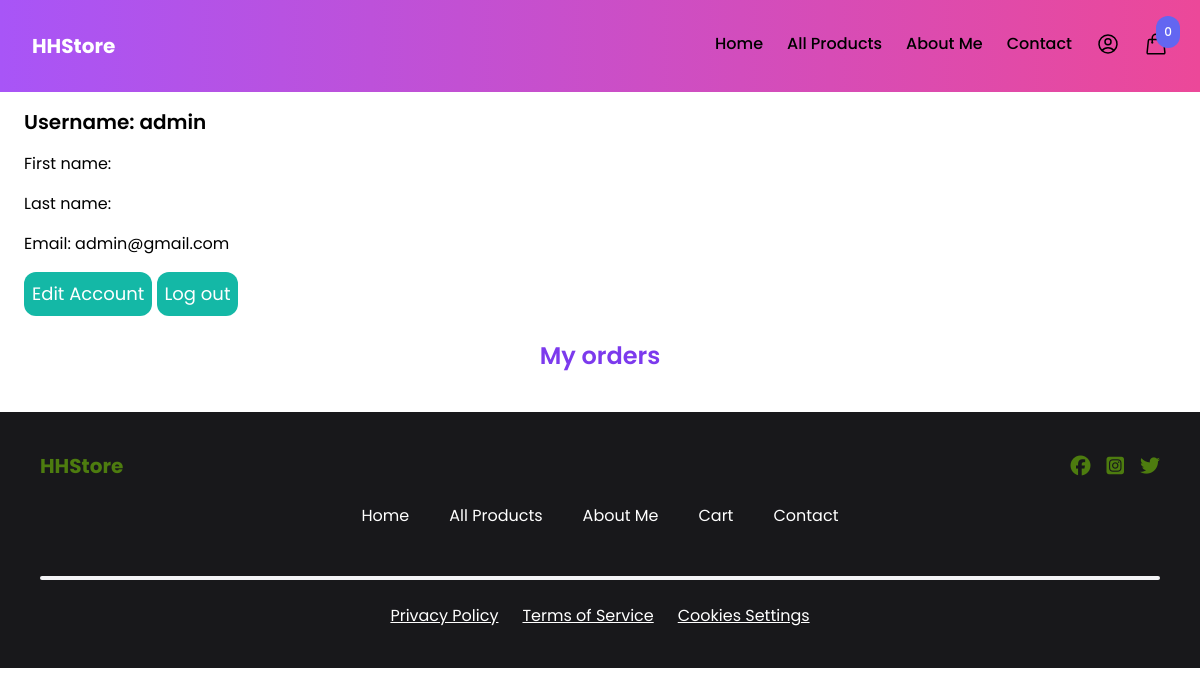
/myaccount/ (signed in), run on an earlier commit of the app's database.
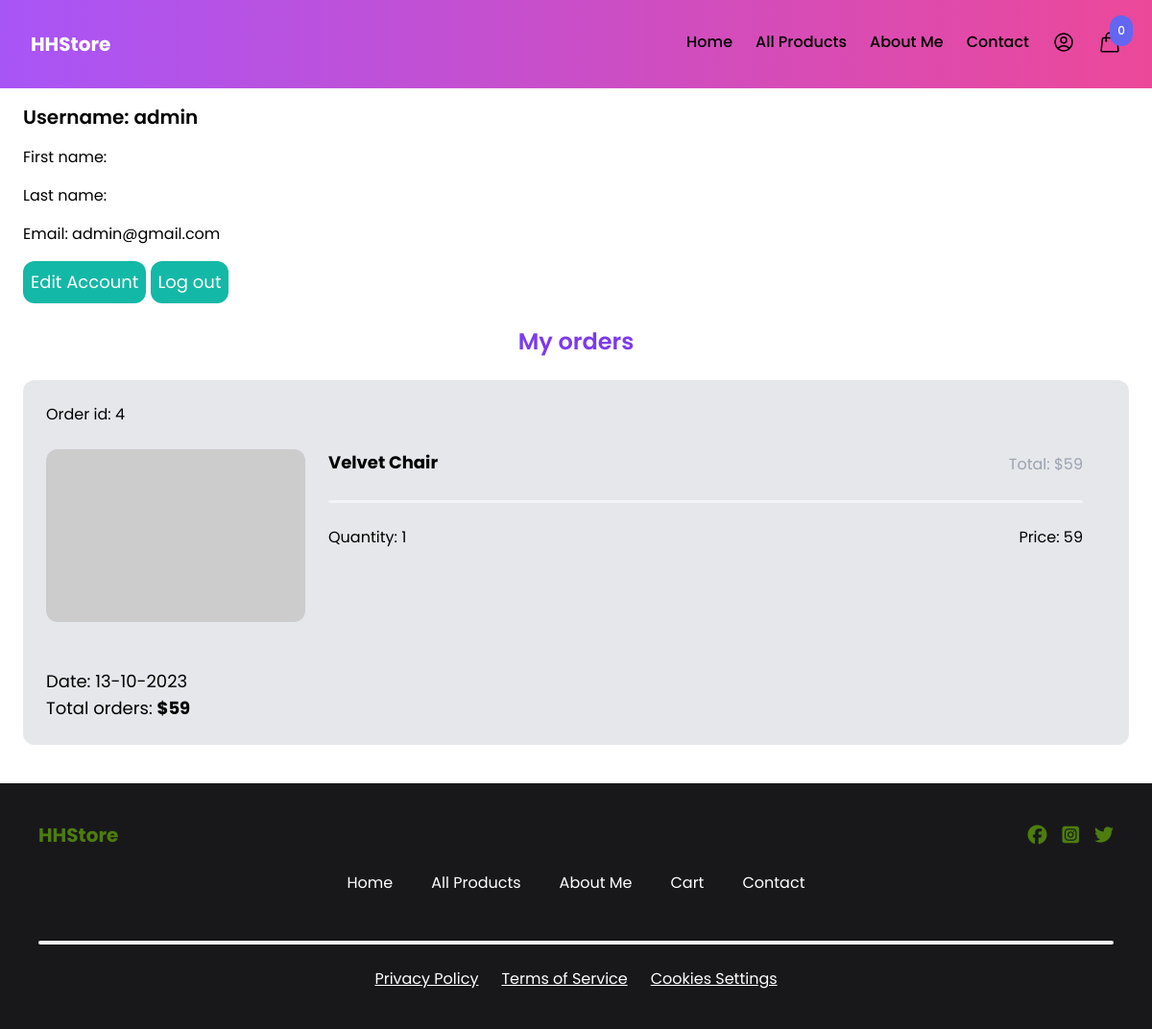
And on a later commit of the database.
### order/models.py (models this page shows, shortened)
class Order(models.Model):
    ORDERED = 'ordered'
    SHIPPED = 'shipped'
    STATUS_CHOICES = (
        (ORDERED, 'Ordered'),
        (SHIPPED, 'Shipped')
    )
    user = models.ForeignKey(User, related_name='orders', blank=True, null=True, on_delete=models.CASCADE)
    first_name = models.CharField(max_length=255)
    last_name = models.CharField(max_length=255)
    email = models.CharField(max_length=255)
    address = models.CharField(max_length=255)
    phone = models.CharField(max_length=255)
    created_at = models.DateTimeField(auto_now_add=True)
    paid = models.BooleanField(default=False)
    paid_amount = models.IntegerField(blank=True, null=True)
    status = models.CharField(max_length=20, choices=STATUS_CHOICES, default=ORDERED)
    def total_price(self):
        price = 0
        for item in self.items.all():
            price += item.price
        return str(price)

class OrderItem(models.Model):
    order = models.ForeignKey(Order, related_name='items', on_delete=models.CASCADE)
    product = models.ForeignKey(Product, related_name='items', on_delete=models.CASCADE)
    price = models.IntegerField()
    quantity = models.IntegerField(default=1)

### product/models.py (models this page shows, shortened)
class Product(models.Model):
    category = models.ForeignKey(Category, on_delete=models.CASCADE, blank=True, null=True)
    name = models.CharField(max_length=200)
    price = models.IntegerField()
    description = models.TextField(max_length=2000)
    slug = models.SlugField()
    created_at = models.DateTimeField(auto_now_add=True)
    image = models.ImageField(upload_to="product_image", blank=True, null=True)
    thumbnail = models.ImageField(upload_to='thumbnail_image', blank=True, null=True)
    class Meta:
        ordering = ('-created_at', )
    def get_thumbnail(self):
        if self.thumbnail:
            return self.thumbnail.url
        else:
            if self.image:
                self.thumbnail = self.make_thumbnail(self.image)
                self.save()
                return self.thumbnail.url
            else:
                return 'https://via.placeholder.com/300x200.jpg'

### core/views.py (the view)
# urls.py: path('myaccount/', views.myaccount, name='myaccount'),
@login_required
def myaccount(request):
    return render(request, 'core/myaccount.html')

### cart/cart.py (called while the page is built)
    def __len__(self):
        return sum(item['quantity'] for item in self.cart.values())

### cart/context_processors.py (called while the page is built)
def cart(request):
    return {'cart': Cart(request)}

### core/templates/core/myaccount.html (shortened to what this page needs)
{% extends "core/base.html" %}
{% block content %}
    <main class="max-w-6xl mx-auto">
        <div class="mt-4 space-y-4">
            <h2 class="text-xl font-semibold">Username: {{ request.user.username }}</h2>
            <p>First name: {{request.user.first_name }}</p>
            <p>Last name: {{ request.user.last_name }}</p>
            <p>Email: {{ request.user.email }}</p>
            <a href="{% url 'core:edit_account' %}" class="inline-block mt-4 p-2 text-lg bg-teal-500 hover:bg-teal-700 rounded-xl text-white">Edit Account</a>
            <a href="{% url 'core:logout' %}" class="inline-block mt-4 p-2 text-lg bg-teal-500 hover:bg-teal-700 rounded-xl text-white">Log out</a>
        </div>
        <h2 class="m-6 text-2xl font-semibold text-center text-violet-600">My orders</h2>
        {% for order in request.user.orders.all %}
            <div class="w-full mb-6 p-6 flex flex-wrap bg-gray-200 rounded-xl">
                <div class="mb-6 flex justify-between">
                    <a href="#">Order id: {{ order.id }}</a>
                </div>
                <div class="mb-6 w-full">
                    {% for item in order.items.all %}
                        <div class="product mb-6 flex pr-6">
                            <a href="{% url 'product:detail' item.product.slug %}" class="w-1/4">
                                <img class="hover:shadow-lg rounded-xl" src="{{ item.product.get_thumbnail }}">
                            </a>
                            <div class="w-3/4 pl-6">
                                <div class="flex justify-between">
                                    <a href="{% url 'product:detail' item.product.slug %}" class="text-lg"><strong>{{ item.product.name }}</strong></a>
                                    <p class="mb-6 pt-1 text-gray-400">Total: ${{ item.price}}</p>
                                </div>
                                <hr class="w-full h-1 mx-auto bg-gray-100 rounded dark:bg-gray-700">
                                <div class="flex justify-between mt-6">
                                    <div class="">
                                        Quantity: {{ item.quantity }}
                                    </div>
                                    <div>Price: {{ item.product.price }}</div>
                                </div>
                            </div>
                        </div>
                    {% endfor %}
                </div>
                <div>
                    <p class="text-lg">Date: {{ order.created_at|date:'d-m-Y' }}</p>
                    <p class="text-lg">Total orders: <strong>${{ order.total_price }}</strong></p>
                </div>
            </div>
        {% endfor %}
    </main>
{% endblock %}

What changed in the data, as far as the page shows it:
added Order: id "4", created_at "13-10-2023", total_price "59"
added OrderItem: product.name "Velvet Chair", price "59", quantity "1", product.price "59"
